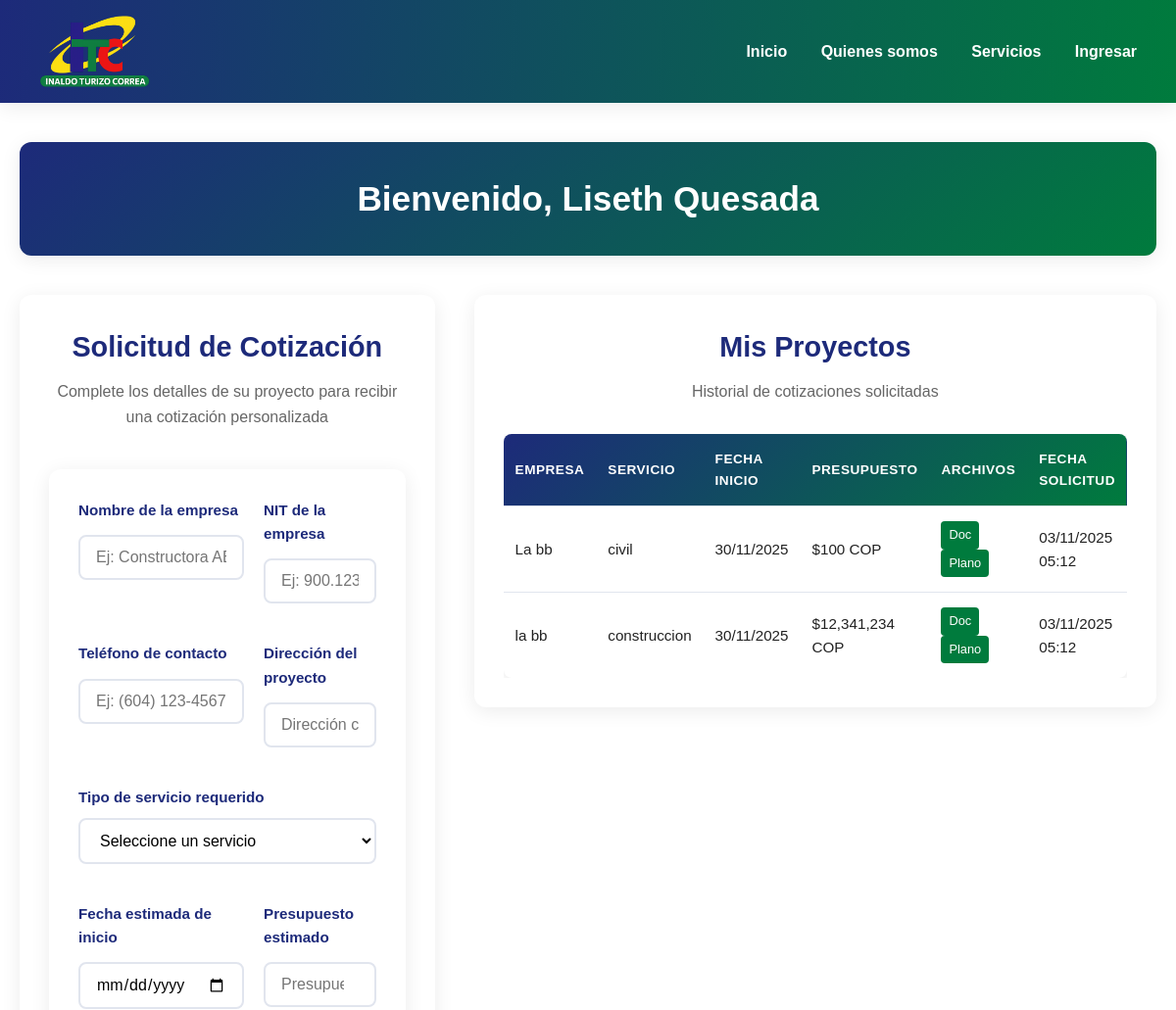
/user (signed in, upper part), run on an earlier commit of the app's database.
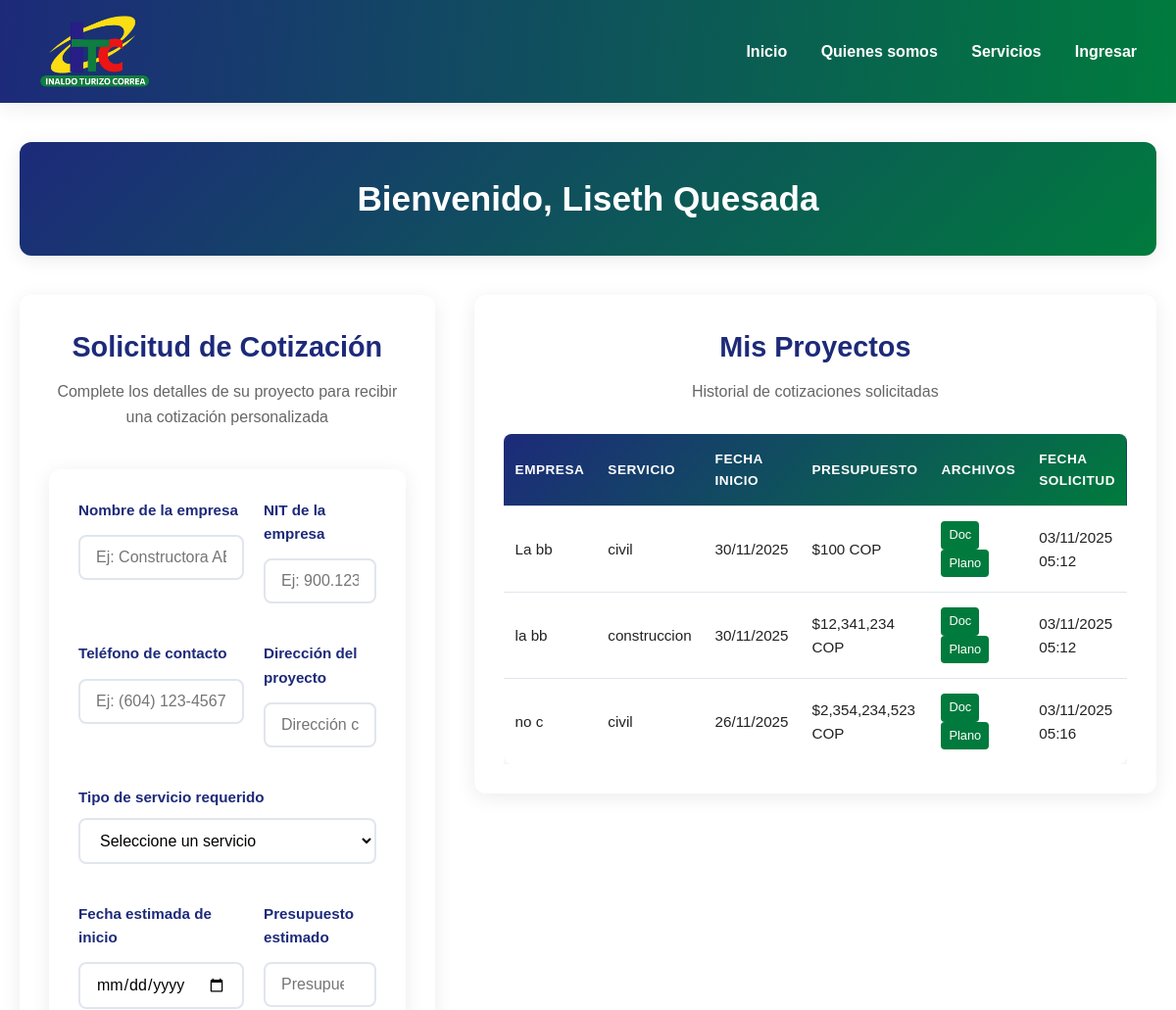
And on a later commit of the database.
### app.py (models this page shows)
class User(UserMixin, db.Model):
    id = db.Column(db.Integer, primary_key=True)
    nombre = db.Column(db.String(100), nullable=False)
    email = db.Column(db.String(100), unique=True, nullable=False)
    password = db.Column(db.String(200), nullable=False)
    rol = db.Column(db.String(20), nullable=False, default='usuario')
    proyectos = db.relationship('Proyecto', backref='usuario', lazy=True)

class Proyecto(db.Model):
    id = db.Column(db.Integer, primary_key=True)
    nombre_empresa = db.Column(db.String(100), nullable=False)
    nit_empresa = db.Column(db.String(20), nullable=False)
    telefono = db.Column(db.String(20), nullable=False)
    direccion = db.Column(db.String(200), nullable=False)
    servicio = db.Column(db.String(50), nullable=False)
    fecha = db.Column(db.Date, nullable=False)
    presupuesto = db.Column(db.Float, nullable=False)
    descripcion = db.Column(db.Text, nullable=False)
    archivo_tecnico = db.Column(db.String(200))  # Ruta del archivo subido
    plano = db.Column(db.String(200))  # Ruta del plano subido
    user_id = db.Column(db.Integer, db.ForeignKey('user.id'), nullable=False)
    fecha_creacion = db.Column(db.DateTime, default=db.func.current_timestamp())

### app.py (the view)
@app.route('/user')
@login_required
def user_dashboard():
    if current_user.rol == 'admin':
        return redirect(url_for('admin_dashboard'))
    proyectos = Proyecto.query.filter_by(user_id=current_user.id).all()
    return render_template('user_dashboard.html', proyectos=proyectos)

### app.py (called while the page is built)
@login_manager.user_loader
def load_user(user_id):
    return User.query.get(int(user_id))

### templates/user_dashboard.html (shortened to what this page needs)
{% extends "base.html" %}
{% block content %}
<div class="dashboard-container">
    <section class="dashboard-header">
        <div class="welcome-card">
            <h1>Bienvenido, {{ current_user.nombre }}</h1>
        </div>
    </section>
<div class="dashboard-grid">
    <section class="cotizacion-panel">
        <div class="form-card">
            <h2>Solicitud de Cotización</h2>
            <p class="form-subtitle">Complete los detalles de su proyecto para recibir una cotización personalizada</p>
            <form action="{{ url_for('cotizacion') }}" method="POST" enctype="multipart/form-data" class="cotizacion-form">
                <div class="form-grid">
                    <div class="form-group">
                        <label>Nombre de la empresa</label>
                        <input type="text" name="nombre_empresa" required placeholder="Ej: Constructora ABC S.A.S">
                    </div>
                    <div class="form-group">
                        <label>NIT de la empresa</label>
                        <input type="text" name="nit_empresa" required placeholder="Ej: 900.123.456-7">
                    </div>
                    <div class="form-group">
                        <label>Teléfono de contacto</label>
                        <input type="tel" name="telefono" required placeholder="Ej: (604) 123-4567">
                    </div>
                    <div class="form-group">
                        <label>Dirección del proyecto</label>
                        <input type="text" name="direccion" required placeholder="Dirección completa del proyecto">
                    </div>
                    <div class="form-group full-width">
                        <label>Tipo de servicio requerido</label>
                        <select name="servicio" required>
                            <option value="">Seleccione un servicio</option>
                        </select>
                    </div>
                    <div class="form-group">
                        <label>Fecha estimada de inicio</label>
                        <input type="date" name="fecha" required>
                    </div>
                    <div class="form-group">
                        <label>Presupuesto estimado</label>
                        <input type="number" name="presupuesto" placeholder="Presupuesto en COP" required>
                    </div>
                </div>
            </form>
        </div>
    </section>
    <section class="proyectos-panel">
        <div class="proyectos-card">
            <h2>Mis Proyectos</h2>
            <p class="form-subtitle">Historial de cotizaciones solicitadas</p>
            {% if proyectos %}
                <div class="proyectos-table-container">
                    <table class="proyectos-table">
                        <thead>
                            <tr>
                                <th>Empresa</th>
                                <th>Servicio</th>
                                <th>Fecha Inicio</th>
                                <th>Presupuesto</th>
                                <th>Archivos</th>
                                <th>Fecha Solicitud</th>
                            </tr>
                        </thead>
                        <tbody>
                            {% for proyecto in proyectos %}
                            <tr>
                                <td>{{ proyecto.nombre_empresa }}</td>
                                <td>{{ proyecto.servicio }}</td>
                                <td>{{ proyecto.fecha.strftime('%d/%m/%Y') }}</td>
                                <td>${{ "{:,.0f}".format(proyecto.presupuesto) }} COP</td>
                                <td>
                                    {% if proyecto.archivo_tecnico %}
                                        <a href="{{ url_for('static', filename='uploads/' + proyecto.archivo_tecnico) }}" target="_blank" class="file-link">Doc</a>
                                    {% endif %}
                                    {% if proyecto.plano %}
                                        <a href="{{ url_for('static', filename='uploads/' + proyecto.plano) }}" target="_blank" class="file-link">Plano</a>
                                    {% endif %}
                                </td>
                                <td>{{ proyecto.fecha_creacion.strftime('%d/%m/%Y %H:%M') }}</td>
                            </tr>
                            {% endfor %}
                        </tbody>
                    </table>
                </div>
            {% else %}
                <p>No has solicitado cotizaciones aún.</p>
            {% endif %}
        </div>
    </section>
</div>
</div>
{% endblock %}

### templates/base.html (shortened to what this page needs)
<!DOCTYPE html>
<html lang="es">
<head>
    <link rel="stylesheet" href="{{ url_for('static', filename='css/style.css') }}">
</head>
<body>
    <header class="navbar">
        <img src="{{ url_for('static', filename='img/LogoITC.png') }}" alt="INALDO TURIZO CORREA">
        <nav class="menu">
            <a href="{{ url_for('index') }}">Inicio</a>
            <a href="{{ url_for('quienes_somos') }}">Quienes somos</a>
            <a href="{{ url_for('servicios') }}">Servicios</a>
            <a href="{{ url_for('login') }}">Ingresar</a>
        </nav>
    </header>
    {% block content %}{% endblock %}
</body>
</html>

### static/css/style.css (style rules this page uses)
:root { --color-azul: #1d2a7a; --color-verde: #007b3d; --color-rojo: #d3251c; --color-amarillo: #f9c623; --color-fondo: #ffffff; --color-blanco: #ffffff; --color-texto: #222; --sombra: 0 4px 20px rgba(0, 0, 0, 0.08); --radio: 12px; --transicion: all 0.3s ease; --fuente: "Poppins", sans-serif; --ancho-maximo: 1200px; }
* { box-sizing: border-box; margin: 0; padding: 0; font-family: var(--fuente); }
html, body { height: 100%; }
body { background-color: var(--color-fondo); color: var(--color-texto); line-height: 1.6; text-align: center; display: flex; flex-direction: column; min-height: 100vh; }
.navbar { background: linear-gradient(95deg, var(--color-azul), var(--color-verde)); color: var(--color-blanco); display: flex; align-items: center; justify-content: space-between; padding: 15px 40px; box-shadow: var(--sombra); position: sticky; top: 0; z-index: 1000; }
.navbar img { height: 75px; }
.menu a { color: var(--color-blanco); text-decoration: none; margin-left: 30px; font-weight: 600; transition: var(--transicion); }
.form-group { margin-bottom: 1.2rem; }
form { background: #ffffff; padding: 30px; border-radius: var(--radio); box-shadow: var(--sombra); max-width: 350px; margin: 40px auto; text-align: left; }
form label { font-weight: 600; color: var(--color-azul); }
form input, form textarea { width: 100%; padding: 10px; border: 1px solid #ccc; border-radius: var(--radio); transition: var(--transicion); font-size: 15px; }
.dashboard-container { max-width: 1400px; margin: 40px auto; padding: 0 20px; }
.dashboard-header { text-align: center; margin-bottom: 40px; }
.welcome-card { background: linear-gradient(135deg, var(--color-azul), var(--color-verde)); color: white; padding: 30px; border-radius: var(--radio); box-shadow: var(--sombra); }
.welcome-card h1 { margin: 0; font-size: 2.2rem; font-weight: 700; }
.dashboard-grid { display: grid; grid-template-columns: 1fr 1fr; gap: 40px; align-items: start; }
.cotizacion-panel { background: white; border-radius: var(--radio); box-shadow: var(--sombra); padding: 30px; }
.form-card h2 { color: var(--color-azul); margin-bottom: 10px; font-size: 1.8rem; }
.form-subtitle { color: #666; margin-bottom: 30px; font-size: 1rem; }
.cotizacion-form { max-width: none; }
.form-grid { display: grid; grid-template-columns: 1fr 1fr; gap: 20px; }
.form-group { display: flex; flex-direction: column; }
.form-group label { font-weight: 600; color: var(--color-azul); margin-bottom: 8px; font-size: 0.95rem; }
.form-group input, .form-group select, .form-group textarea { padding: 12px 16px; border: 2px solid #e1e5ee; border-radius: 8px; font-size: 1rem; transition: all 0.3s ease; background: white; font-family: var(--fuente); }
.form-group.full-width { grid-column: 1 / -1; }
.proyectos-panel { background: white; border-radius: var(--radio); box-shadow: var(--sombra); padding: 30px; }
.proyectos-card h2 { color: var(--color-azul); margin-bottom: 10px; font-size: 1.8rem; }
.proyectos-table-container { overflow-x: auto; margin-top: 20px; }
.proyectos-table { width: 100%; border-collapse: collapse; background: white; border-radius: 8px; overflow: hidden; box-shadow: 0 2px 10px rgba(0, 0, 0, 0.1); }
.proyectos-table thead { background: linear-gradient(135deg, var(--color-azul), var(--color-verde)); color: white; }
.proyectos-table th, .proyectos-table td { padding: 15px 12px; text-align: left; border-bottom: 1px solid #e1e5ee; font-size: 0.95rem; }
.proyectos-table th { font-weight: 600; text-transform: uppercase; font-size: 0.85rem; letter-spacing: 0.5px; }
.proyectos-table tbody tr:last-child td { border-bottom: none; }
.file-link { display: inline-block; margin-right: 10px; padding: 4px 8px; background: var(--color-verde); color: white; text-decoration: none; border-radius: 4px; font-size: 0.8rem; font-weight: 500; transition: all 0.2s ease; }
h2 { text-align: center; color: #1d2a7a; font-size: 1.8rem; margin-bottom: 30px; }
input { width: 100%; padding: 10px; border-radius: 8px; border: 1px solid #ccc; transition: 0.3s; margin-top: 5px; }

What changed in the data, as far as the page shows it:
added Proyecto: nombre_empresa "no c", servicio "civil", fecha "26/11/2025", presupuesto "2,354,234,523", fecha_creacion "03/11/2025 05:16"
